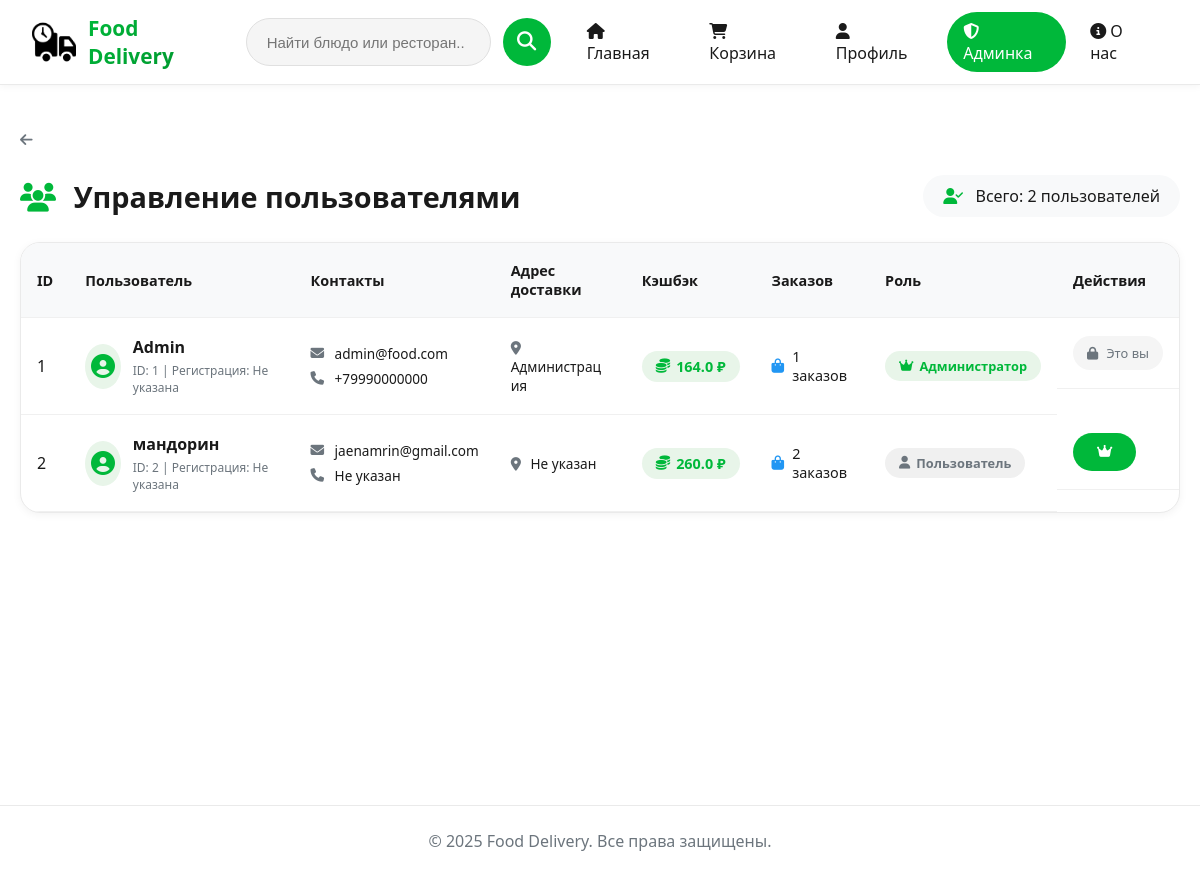
Before: /admin/users (signed in) with the older database file.
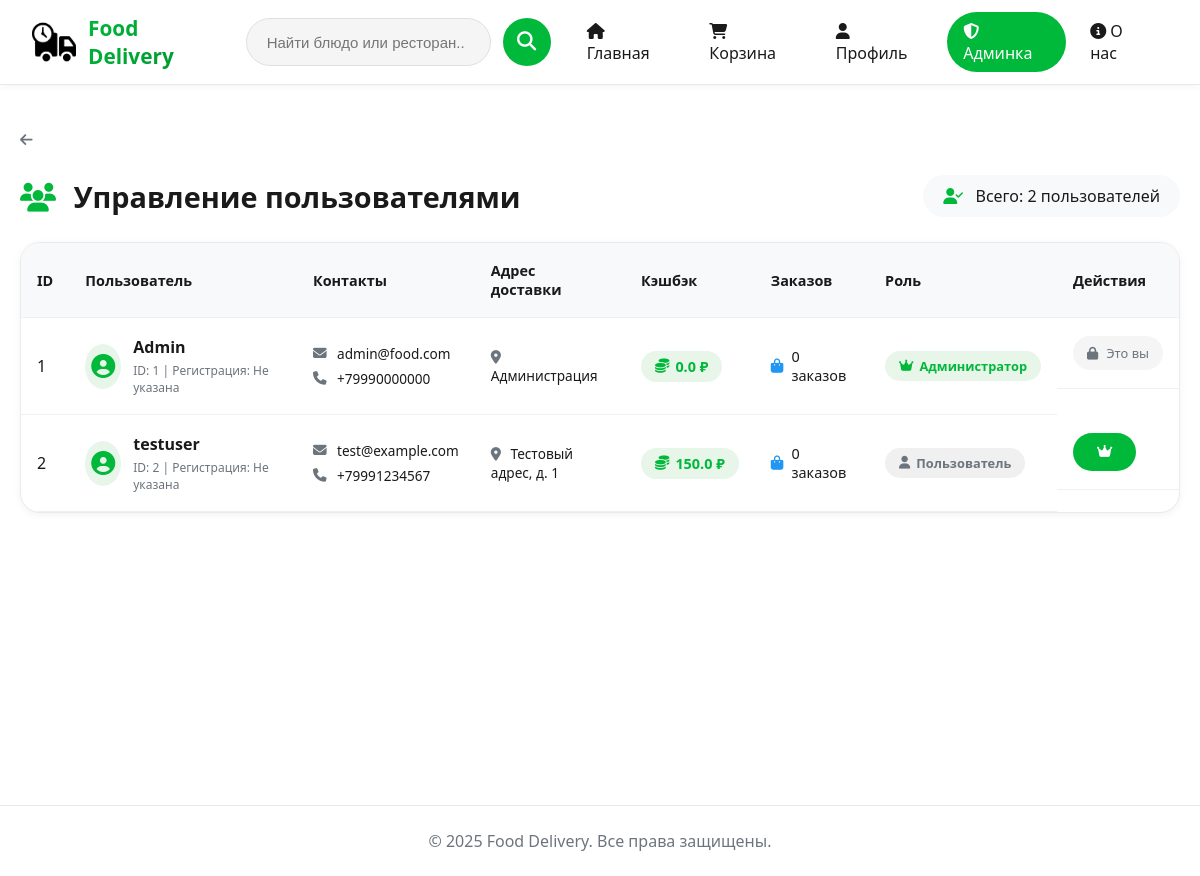
After: the same page with the newer database file.
### models.py (models this page shows, shortened)
class User(UserMixin, db.Model):
    __tablename__ = 'user'
    __table_args__ = {'extend_existing': True}
    id = db.Column(db.Integer, primary_key=True)
    username = db.Column(db.String(64), unique=True, nullable=False, index=True)
    email = db.Column(db.String(120), unique=True, nullable=False, index=True)
    password_hash = db.Column(db.String(128), nullable=False)
    phone = db.Column(db.String(30))
    address = db.Column(db.String(255))
    cashback_balance = db.Column(db.Float, default=0.0)
    is_admin = db.Column(db.Boolean, default=False)
    orders = db.relationship('Order', back_populates='user', cascade='all, delete-orphan')

### routes.py (the view)
@main_bp.route('/admin/users')
@login_required
@admin_required
def admin_users():
    users = User.query.all()
    return render_template('admin/admin_users.html', users=users)

### app.py (called while the page is built)
@login_manager.user_loader
def load_user(user_id):
    return User.query.get(int(user_id))

### routes.py (called while the page is built)
def admin_required(f):
    @wraps(f)
    def decorated_function(*args, **kwargs):
        if not current_user.is_authenticated or not current_user.is_admin:
            flash('Доступ запрещен. Требуются права администратора.', 'error')
            return redirect(url_for('main.index'))
        return f(*args, **kwargs)
    return decorated_function

### templates/admin/admin_users.html (shortened to what this page needs)
{% extends "base.html" %}
{% block content %}
<div class="admin-section">
    <div class="back-link-wrapper">
        <a href="{{ url_for('main.admin_panel') }}" class="back-link">
            <i class="fas fa-arrow-left"></i>
        </a>
    </div>
    <div class="admin-header">
        <h1><i class="fas fa-users"></i> Управление пользователями</h1>
        <div class="stats-badge">
            <i class="fas fa-user-check"></i> Всего: {{ users|length }} пользователей
        </div>
    </div>
    <div class="admin-table-wrapper">
        <table class="admin-table">
            <thead>
                <tr>
                    <th>ID</th>
                    <th>Пользователь</th>
                    <th>Контакты</th>
                    <th>Адрес доставки</th>
                    <th>Кэшбэк</th>
                    <th>Заказов</th>
                    <th>Роль</th>
                    <th>Действия</th>
                </tr>
            </thead>
            <tbody>
                {% for user in users %}
                <tr>
                    <td>{{ user.id }}</td>
                    <td>
                        <div class="user-info">
                            <div class="user-avatar">
                                <i class="fas fa-user-circle"></i>
                            </div>
                            <div class="user-details">
                                <div class="user-name">{{ user.username }}</div>
                                <div class="user-meta">ID: {{ user.id }} | Регистрация: {{ user.created_at.strftime('%d.%m.%Y') if user.created_at else 'Не указана' }}</div>
                            </div>
                        </div>
                    </td>
                    <td>
                        <div class="contact-item"><i class="fas fa-envelope"></i> {{ user.email }}</div>
                        <div class="contact-item"><i class="fas fa-phone"></i> {{ user.phone or 'Не указан' }}</div>
                    </td>
                    <td class="address-cell">
                        <i class="fas fa-map-marker-alt"></i> {{ user.address or 'Не указан' }}
                    </td>
                    <td>
                        <div class="cashback-badge">
                            <i class="fas fa-coins"></i> {{ user.cashback_balance|round(0) }} ₽
                        </div>
                    </td>
                    <td>
                        <div class="orders-count">
                            <i class="fas fa-shopping-bag"></i> {{ user.orders|length }} заказов
                        </div>
                    </td>
                    <td>
                        {% if user.is_admin %}
                            <span class="badge-admin"><i class="fas fa-crown"></i> Администратор</span>
                        {% else %}
                            <span class="badge-user"><i class="fas fa-user"></i> Пользователь</span>
                        {% endif %}
                    </td>
                    <td class="table-actions">
                        {% if not user.is_admin %}
                        <form method="POST" action="{{ url_for('main.admin_make_admin', user_id=user.id) }}" style="display:inline;" onsubmit="return confirm('Сделать {{ user.username }} администратором?')">
                            <button type="submit" class="btn-make-admin" title="Сделать админом">
                                <i class="fas fa-crown"></i>
                            </button>
                        </form>
                        {% else %}
                            {% if user.id != current_user.id %}
                            <form method="POST" action="{{ url_for('main.admin_remove_admin', user_id=user.id) }}" style="display:inline;" onsubmit="return confirm('Снять права администратора с {{ user.username }}?')">
                                <button type="submit" class="btn-remove-admin" title="Снять права">
                                    <i class="fas fa-user-slash"></i>
                                </button>
                            </form>
                            {% else %}
                                <span class="self-badge"><i class="fas fa-lock"></i> Это вы</span>
                            {% endif %}
                        {% endif %}
                    </td>
                </tr>
                {% endfor %}
            </tbody>
        </table>
    </div>
</div>
{% endblock %}

### templates/base.html (shortened to what this page needs)
<!doctype html>
<html lang="ru">
<head>
  <link rel="stylesheet" href="{{ url_for('static', filename='style.css') }}">
  <link rel="stylesheet" href="https://use.fontawesome.com/releases/v6.5.1/css/all.css">
</head>
<body style="margin:0; font-family:'Segoe UI', Arial, sans-serif; background:white; color:#1a1a1a;">
<header style="display:flex; align-items:center; gap:20px; padding:12px 32px; background:white; position:sticky; top:0; z-index:1000; border-bottom:1px solid #eaeaea; box-shadow:0 1px 8px rgba(0,0,0,0.05);">
  <a href="{{ url_for('main.index') }}" style="display:flex; align-items:center; gap:12px; text-decoration:none;">
    <img src="{{ url_for('static', filename='images/food_delivery.png') }}" alt="logo" style="height:44px; filter: brightness(0);">
    <span class="logo-text">Food Delivery</span>
  </a>
  <div style="position:relative; flex:1; display:flex; justify-content:center;">
    <div style="width:100%; max-width:800px;">
      <div style="display:flex; gap:12px; align-items:center;">
        <input id="search-input" class="search-input" type="text" placeholder="Найти блюдо или ресторан..." autocomplete="off"
               style="flex:1; height:48px; padding:0 24px; font-size:16px;">
        <button id="search-button" class="search-btn" title="Найти"
                style="width:48px; height:48px; display:flex; align-items:center; justify-content:center; cursor:pointer;">
          <i class="fas fa-search" style="color:white; font-size:1.2rem;"></i>
        </button>
      </div>
    </div>
  </div>
  <nav style="display:flex; gap:8px; align-items:center;">
    {% if current_user.is_authenticated %}
      <a href="{{ url_for('main.index') }}"><i class="fas fa-home"></i> Главная</a>
      <a href="{{ url_for('main.cart') }}"><i class="fas fa-shopping-cart"></i> Корзина</a>
      <a href="{{ url_for('main.profile') }}"><i class="fas fa-user"></i> Профиль</a>
      {% if current_user.is_admin %}
        <a href="{{ url_for('main.admin_panel') }}" style="background: #00b83a; color: white !important; border-radius: 30px;">
          <i class="fas fa-shield-alt"></i> Админка
        </a>
      {% endif %}
      <a href="{{ url_for('main.about') }}"><i class="fas fa-info-circle"></i> О нас</a>
    {% else %}
      <a href="{{ url_for('main.login') }}"><i class="fas fa-sign-in-alt"></i> Вход</a>
      <a href="{{ url_for('main.register') }}"><i class="fas fa-user-plus"></i> Регистрация</a>
      <a href="{{ url_for('main.about') }}"><i class="fas fa-info-circle"></i> О нас</a>
    {% endif %}
  </nav>
</header>
<main style="min-height:calc(100vh - 120px);">
  {% block content %}{% endblock %}
</main>
<footer style="background:white; color:#6c757d; text-align:center; padding:24px; border-top:1px solid #eaeaea;">
  <p>&copy; 2025 Food Delivery. Все права защищены.</p>
</footer>
</body>
</html>

### static/style.css (style rules this page uses)
* { margin: 0; padding: 0; box-sizing: border-box; }
body { font-family: -apple-system, BlinkMacSystemFont, 'Segoe UI', Roboto, 'Helvetica Neue', Arial, sans-serif; background-color: #white; color: #1a1a1a; }
header { background: white !important; box-shadow: 0 1px 8px rgba(0,0,0,0.05); padding: 12px 32px !important; border-bottom: 1px solid #eaeaea; }
header a { color: #1a1a1a !important; transition: all 0.2s ease; }
.logo-text { font-weight: 700; font-size: 1.3rem; background: linear-gradient(135deg, #00b83a, #008f2c); -webkit-background-clip: text; background-clip: text; color: transparent !important; }
nav a { border-radius: 30px; font-weight: 500; }
.search-input { background: #f3f3f3 !important; border: 1px solid transparent !important; border-radius: 40px !important; color: #1a1a1a !important; font-size: 15px !important; height: 48px !important; padding-left: 20px !important; }
.search-btn { background: #00b83a !important; border-radius: 40px !important; width: 48px !important; height: 48px !important; }
footer { background: white !important; color: #6c757d !important; border-top: 1px solid #eaeaea; padding: 24px !important; text-align: center; }
body { background: white !important; color: #1a1a1a !important; }
header img { filter: brightness(0); transition: filter 0.2s; }
header { background: white !important; box-shadow: 0 1px 8px rgba(0,0,0,0.05); border-bottom: 1px solid #eaeaea; }
.btn, .form-button, button[type="submit"], .restaurant .btn { background: #00b83a !important; color: white !important; border-radius: 40px !important; padding: 12px 24px !important; font-weight: 600 !important; border: none !important; cursor: pointer !important; transition: all 0.2s !important; text-decoration: none !important; display: inline-flex !important; align-items: center !important; gap: 8px !important; }
h1, h2, h3, .promotions h2, .restaurants-section h2 { color: #1a1a1a !important; }
nav a { color: #1a1a1a !important; }
footer { background: white !important; color: #6c757d !important; border-top: 1px solid #eaeaea !important; }

### templates/base.html (style rules this page uses)
nav a { color: #1a1a1a !important; text-decoration: none; padding: 8px 16px; border-radius: 30px; transition: all 0.2s; }
.search-input { background: #f5f5f5 !important; border: 1px solid #e0e0e0 !important; border-radius: 40px !important; color: #1a1a1a !important; }
.search-btn { background: #00b83a !important; border: none; border-radius: 50%; }
.logo-text { font-weight: 700; font-size: 1.3rem; background: linear-gradient(135deg, #00b83a, #008f2c); -webkit-background-clip: text; background-clip: text; color: transparent; }

Changed rows visible on the page:
changed User "Admin": cashback_balance "164.0" → "0.0"; orders|length "1" → "0"
changed User id 2: username "мандорин" → "testuser"; email "jaenamrin@gmail.com" → "test@example.com"; phone "Не указан" → "+79991234567"; address "Не указан" → "Тестовый адрес, д. 1"; cashback_balance "260.0" → "150.0"; orders|length "2" → "0"
